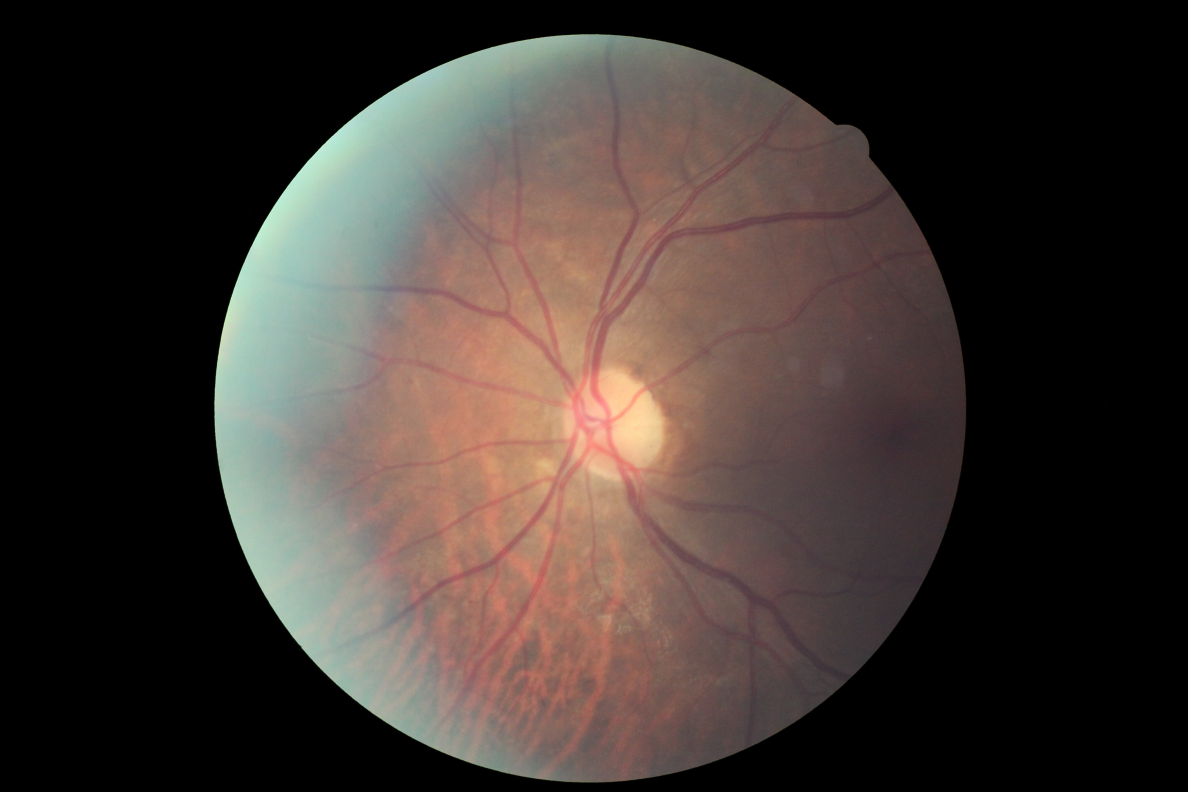
#> input picture MODEL_1_SVM/1.jpeg, 4752 x 3168 px (shown at 1/4 size); its folder holds only this picture in this run
$ python -i messidor_bv.py   (imports and definitions only)   (older library calls are emulated)
#> lines starting #> are read from the running program, lines starting #| are printed output that depends on the picture; after the words box and inside, x2 and y2 are one past the last pixel; in counts of white or black regions, pixels touching at a corner belong together
#> further down, picture is the input picture: shape (3168, 4752, 3); mean B, G, R 49.9, 54.6, 64.1
import cv2
import numpy as np
import os
import csv

# [7 lines left out: function maskWhiteCounter, not called in this run]


def extract_bv(image):
	dim = (800,700)
	fundus = cv2.resize(image, dim, interpolation = cv2.INTER_AREA)
	b,green_fundus,r = cv2.split(fundus)
	clahe = cv2.createCLAHE(clipLimit=2.0, tileGridSize=(8,8))
	contrast_enhanced_green_fundus = clahe.apply(green_fundus)

	# applying alternate sequential filtering (3 times closing opening)
	r1 = cv2.morphologyEx(contrast_enhanced_green_fundus, cv2.MORPH_OPEN, cv2.getStructuringElement(cv2.MORPH_ELLIPSE,(5,5)), iterations = 1)
	R1 = cv2.morphologyEx(r1, cv2.MORPH_CLOSE, cv2.getStructuringElement(cv2.MORPH_ELLIPSE,(5,5)), iterations = 1)
	r2 = cv2.morphologyEx(R1, cv2.MORPH_OPEN, cv2.getStructuringElement(cv2.MORPH_ELLIPSE,(11,11)), iterations = 1)
	R2 = cv2.morphologyEx(r2, cv2.MORPH_CLOSE, cv2.getStructuringElement(cv2.MORPH_ELLIPSE,(11,11)), iterations = 1)
	r3 = cv2.morphologyEx(R2, cv2.MORPH_OPEN, cv2.getStructuringElement(cv2.MORPH_ELLIPSE,(23,23)), iterations = 1)
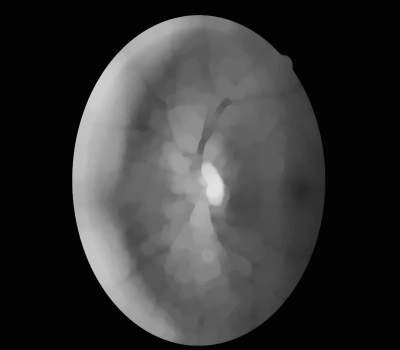
#> r3: shape (700, 800) (shown at 1/2 size); min 2, max 225, mean 54
	R3 = cv2.morphologyEx(r3, cv2.MORPH_CLOSE, cv2.getStructuringElement(cv2.MORPH_ELLIPSE,(23,23)), iterations = 1)
	f4 = cv2.subtract(R3,contrast_enhanced_green_fundus)
	f5 = clahe.apply(f4)

	# removing very small contours through area parameter noise removal
	ret,f6 = cv2.threshold(f5,15,255,cv2.THRESH_BINARY)
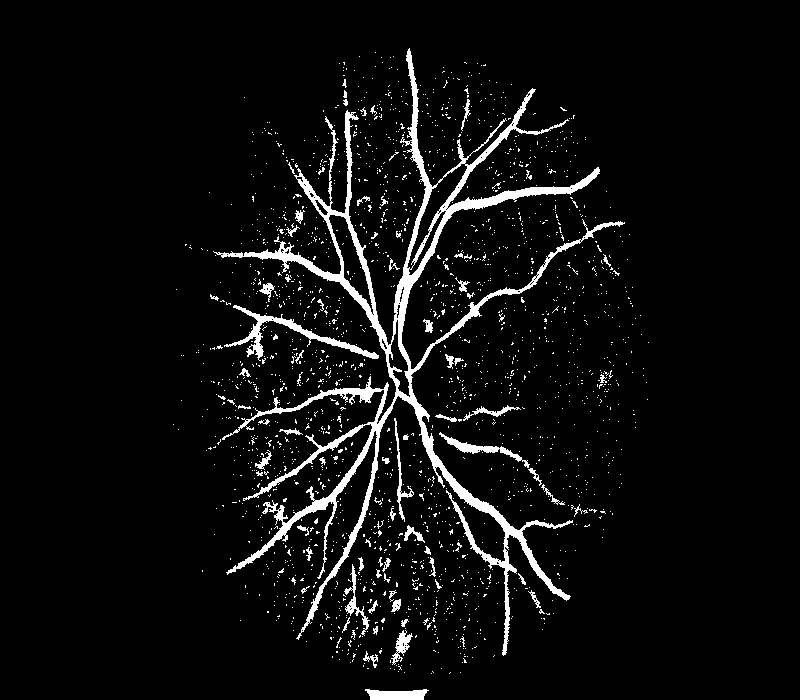
#> f6: shape (700, 800); 5.3% white; 1986 white regions (1909 under 20 px)
	mask = np.ones(f5.shape[:2], dtype="uint8") * 255
	im2, contours, hierarchy = cv2.findContours(f6.copy(),cv2.RETR_LIST,cv2.CHAIN_APPROX_SIMPLE)
#> contours = 2173 contours, 2127 with area under 20; largest, box (x1, y1, x2, y2) and area: (213, 48, 625, 656) 19092, (328, 214, 374, 315) 1491, (406, 163, 468, 270) 1346, (224, 305, 379, 361) 1040, (388, 319, 411, 398) 710
	for cnt in contours:
		if cv2.contourArea(cnt) <= 200:
			cv2.drawContours(mask, [cnt], -1, 0, -1)
#> this loop made 2173 passes
#> cnt on passes 2 to 4: [[431, 673]], [[460, 672]], [[450, 672], [449, 673]]
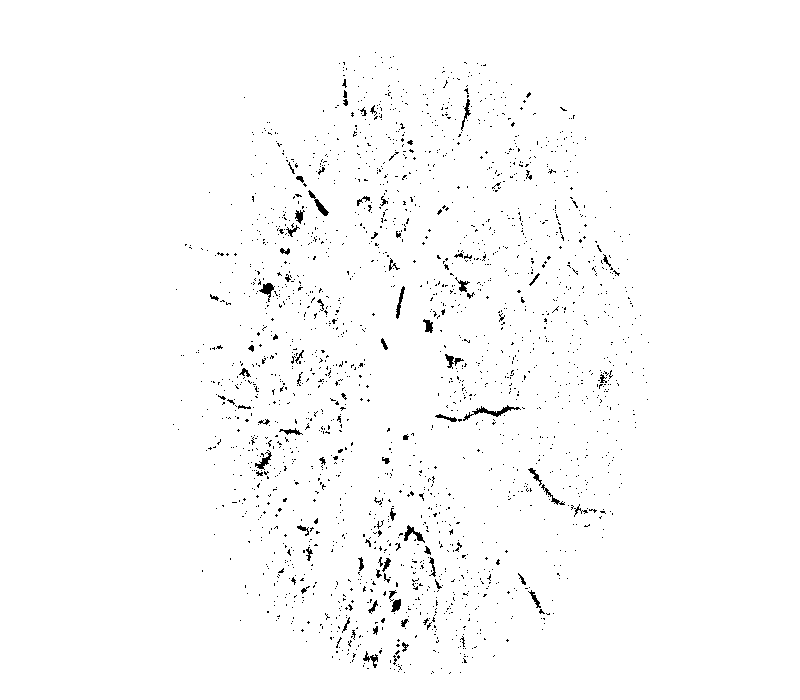
#> mask: shape (700, 800); 98.4% white; black in thin lines or dots, all inside (x1, y1, x2, y2) = (173, 52, 649, 674)
	im = cv2.bitwise_and(f5, f5, mask=mask)
	ret,fin = cv2.threshold(im,15,255,cv2.THRESH_BINARY_INV)
#> fin: shape (700, 800); 96.2% white; 57 black regions (42 under 20 px), largest, box (x1, y1, x2, y2) and area: (226, 48, 600, 656) 17177, (224, 305, 379, 361) 1215, (365, 689, 429, 700) 545
	newfin = cv2.erode(fin, cv2.getStructuringElement(cv2.MORPH_ELLIPSE,(3,3)), iterations=1)
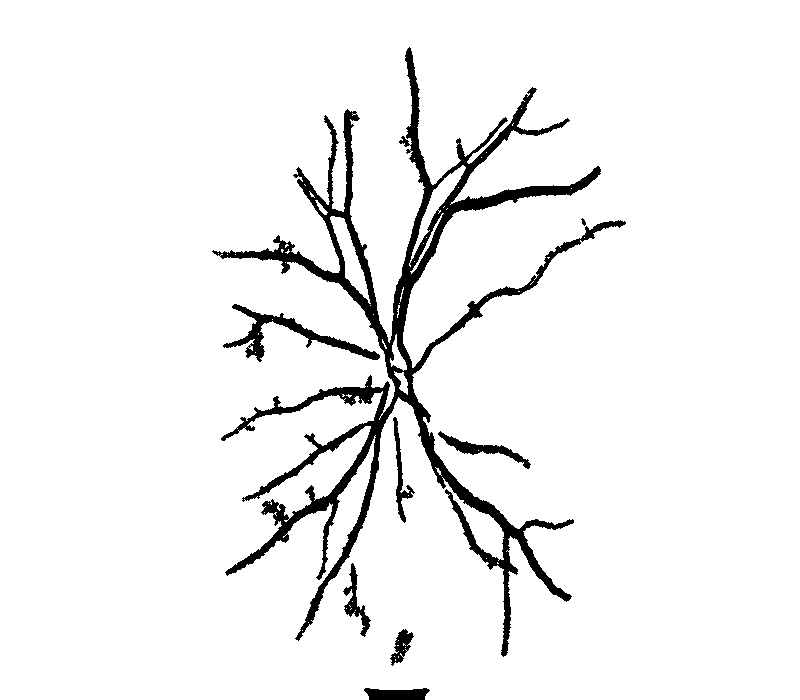
#> newfin: shape (700, 800); 94.5% white; 8 black regions, largest, box (x1, y1, x2, y2) and area: (212, 47, 626, 657) 25824, (223, 304, 380, 362) 1779, (438, 431, 531, 469) 760


	# removing blobs of microaneurysm & unwanted bigger chunks taking in consideration they are not straight lines like blood
	#vessels and also in an interval of area
	fundus_eroded = cv2.bitwise_not(newfin)
#> fundus_eroded: shape (700, 800); 5.5% white; 8 white regions
	xmask = np.ones(fundus.shape[:2], dtype="uint8") * 255
	x1, xcontours, xhierarchy = cv2.findContours(fundus_eroded.copy(),cv2.RETR_LIST,cv2.CHAIN_APPROX_SIMPLE)
#> xcontours = 149 contours, 132 with area under 20; largest, box (x1, y1, x2, y2) and area: (212, 47, 626, 657) 25845, (223, 304, 380, 362) 1563, (329, 215, 372, 305) 1266, (409, 164, 467, 264) 1096, (438, 431, 531, 469) 662; xhierarchy = 149 rows, first 6: [1, -1, -1, -1], [2, 0, -1, -1], [3, 1, -1, -1], [4, 2, -1, -1], [5, 3, -1, -1], [6, 4, -1, -1]
	for cnt in xcontours:
		shape = "unidentified"
		peri = cv2.arcLength(cnt, True)
		approx = cv2.approxPolyDP(cnt, 0.04 * peri, False)
		if len(approx) > 4 and cv2.contourArea(cnt) <= 3000 and cv2.contourArea(cnt) >= 100:
			shape = "circle"
		else:
			shape = "veins"
		if(shape=="circle"):
			cv2.drawContours(xmask, [cnt], -1, 0, -1)
#> this loop made 149 passes
#> (shape, peri, approx) on passes 3, 5, 7, 8, 9, 10: ('veins', 5.66, [[401, 656], [402, 655], [403, 656], [402, 657]]), ('veins', 5.66, [[393, 656], [394, 655], [395, 656], [394, 657]]), ('veins', 5.66, [[397, 651], [398, 650], [399, 651], [398, 652]]), ('veins', 5.66, [[405, 650], [406, 649], [407, 650], [406, 651]]), ('veins', 5.66, [[402, 650], [403, 649], [404, 650], [403, 651]]), ('veins', 5.66, [[404, 649], [405, 648], [406, 649], [405, 650]])
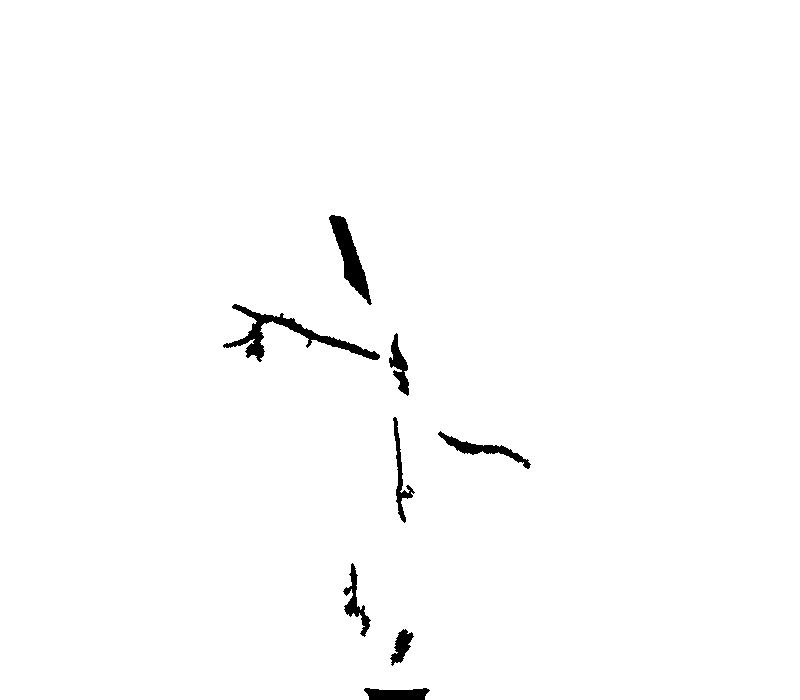
#> xmask: shape (700, 800); 98.8% white; 8 black regions, largest, box (x1, y1, x2, y2) and area: (223, 304, 380, 362) 1798, (329, 215, 372, 305) 1364, (438, 431, 531, 469) 761

	finimage = cv2.bitwise_and(fundus_eroded,fundus_eroded,mask=xmask)
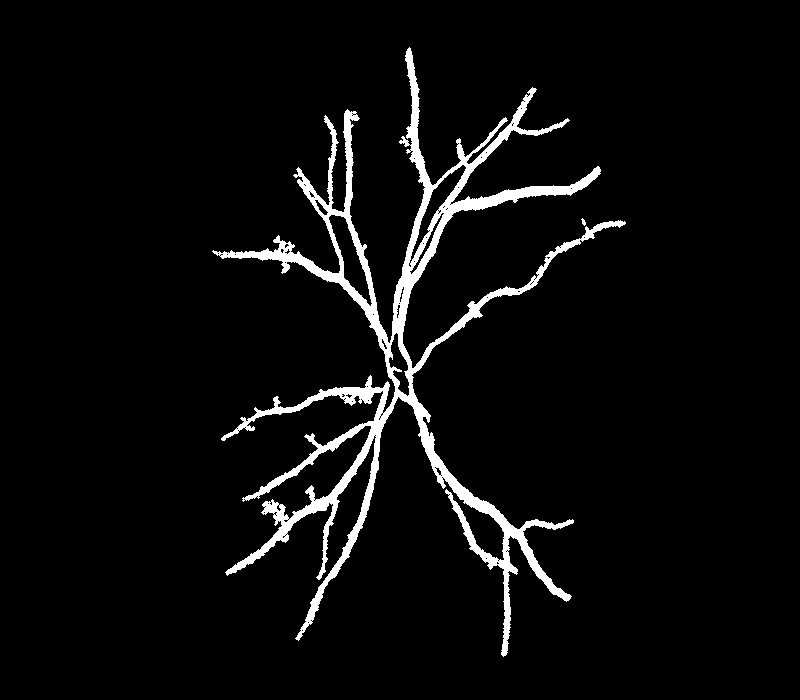
#> finimage: shape (700, 800); 4.6% white; 2 white regions, box (x1, y1, x2, y2) and area: (212, 47, 626, 657) 25479, (581, 218, 586, 226) 22
	blood_vessels = cv2.bitwise_not(finimage)
	return blood_vessels


# [11 lines left out: function write2csv, not called in this run]


# [36 lines not run here, left out]


>>> import cv2
>>> picture = cv2.imread('../../1.jpeg')
>>> result = extract_bv(picture)

$ run again, on MODEL_1_SVM/10.jpeg
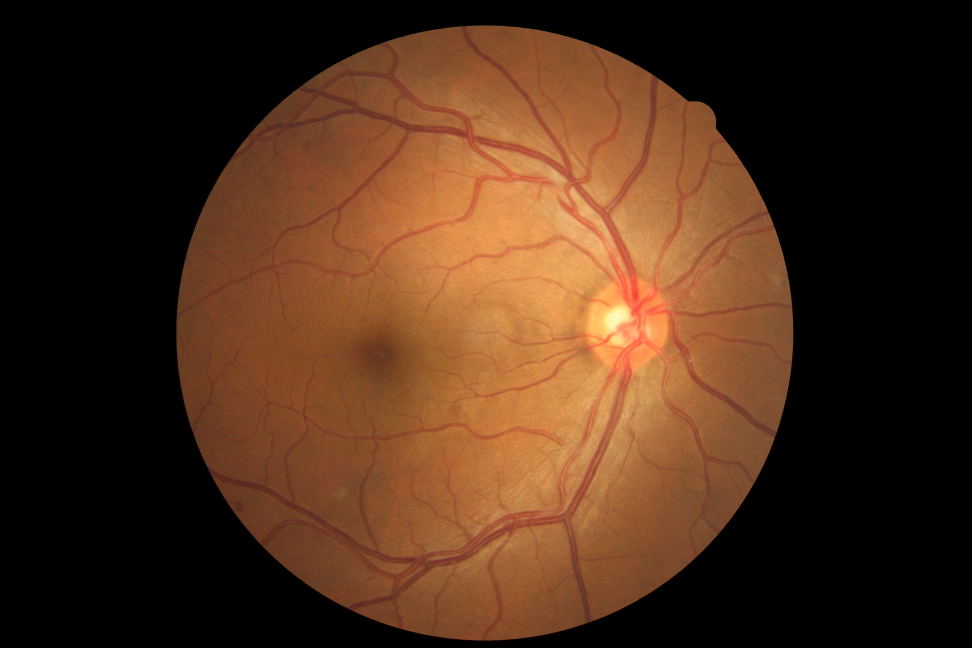
#> input picture MODEL_1_SVM/10.jpeg, 3888 x 2592 px (shown at 1/4 size)
#> picture is the input picture: shape (2592, 3888, 3); mean B, G, R 25.5, 45.4, 75.1
#> in extract_bv, `ret,f6 = cv2.threshold(f5,15,255,cv2.THRESH_BINARY)`:
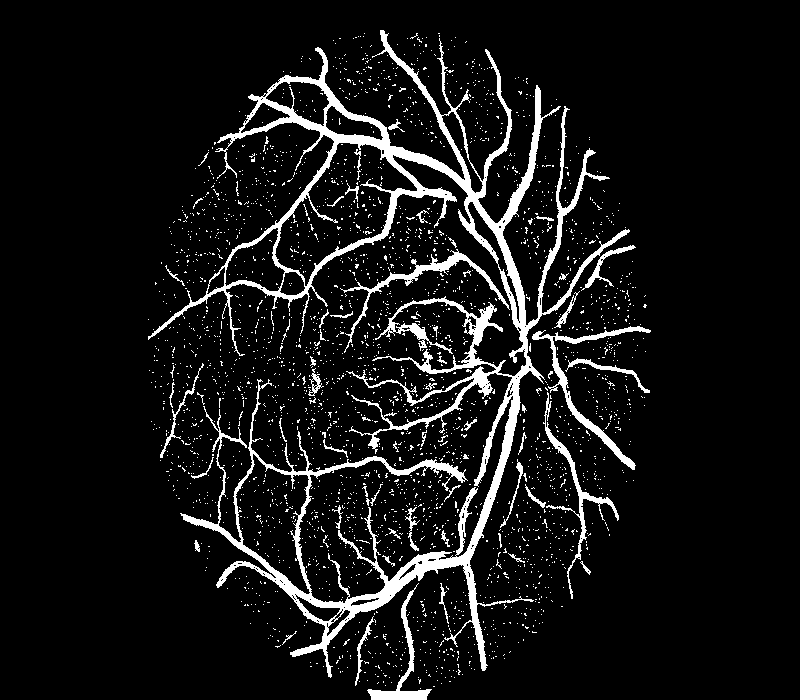
#> f6: shape (700, 800); 8.1% white; 2773 white regions (2713 under 20 px)
#> contours = 2955 contours, 2903 with area under 20; largest, box (x1, y1, x2, y2) and area: (148, 30, 630, 678) 48694, (274, 142, 418, 287) 9590, (235, 453, 311, 595) 5913, (224, 227, 286, 292) 2142, (265, 81, 330, 127) 1679
#> the loop in extract_bv, `for cnt in contours:` made 2955 passes
#> cnt on passes 1 to 3: [[420, 688]], [[433, 686], [434, 686]], [[385, 685]]
#> fin: shape (700, 800); 93.7% white; 31 black regions (20 under 20 px), largest, box (x1, y1, x2, y2) and area: (148, 30, 630, 678) 29072, (532, 326, 651, 470) 1529, (340, 249, 510, 353) 1285
#> newfin: shape (700, 800); 90.8% white; 2 black regions, box (x1, y1, x2, y2) and area: (147, 29, 637, 700) 46989, (531, 325, 652, 600) 4530
#> fundus_eroded: shape (700, 800); 9.2% white; 2 white regions
#> xcontours = 179 contours, 151 with area under 20; largest, box (x1, y1, x2, y2) and area: (147, 29, 637, 700) 90432, (298, 373, 512, 602) 21934, (275, 143, 417, 285) 8998, (236, 455, 310, 594) 5474, (531, 325, 652, 600) 3858; xhierarchy = 179 rows, first 6: [1, -1, -1, -1], [2, 0, -1, -1], [3, 1, -1, -1], [4, 2, -1, -1], [5, 3, -1, -1], [6, 4, -1, -1]
#> the loop in extract_bv, `for cnt in xcontours:` made 179 passes
#> (shape, peri, approx) on passes 1, 2, 3, 4, 5, 7: ('veins', 5.66, [[317, 621], [318, 620], [319, 621], [318, 622]]), ('veins', 5.66, [[316, 620], [317, 619], [318, 620], [317, 621]]), ('veins', 5.66, [[347, 618], [348, 617], [349, 618], [348, 619]]), ('veins', 5.66, [[335, 614], [336, 613], [337, 614], [336, 615]]), ('veins', 5.66, [[304, 612], [305, 611], [306, 612], [305, 613]]), ('veins', 5.66, [[343, 607], [344, 606], [345, 607], [344, 608]])
#> in extract_bv, `finimage = cv2.bitwise_and(fundus_eroded,fundus_eroded,mask=xmask)`:
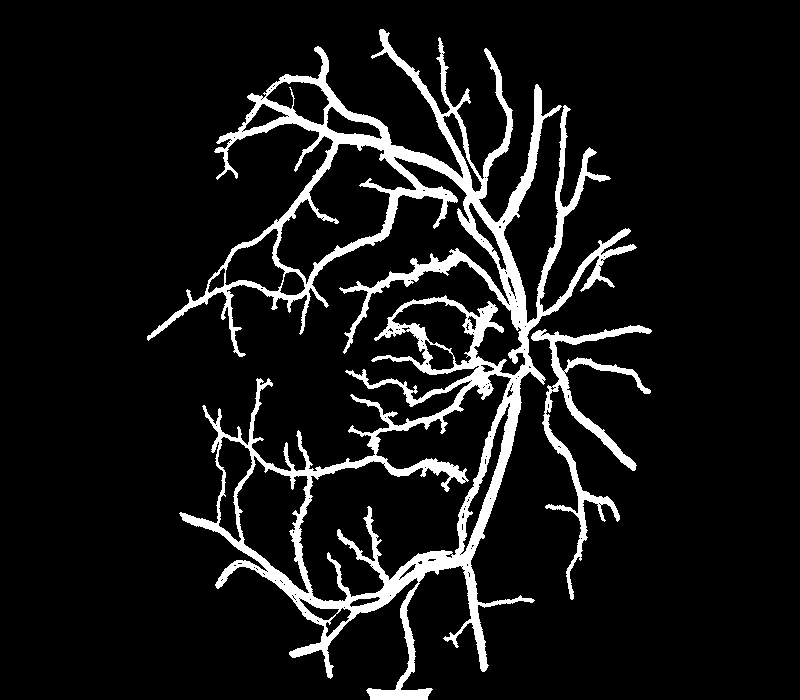
#> finimage: shape (700, 800); 9% white; 2 white regions, box (x1, y1, x2, y2) and area: (147, 29, 637, 700) 45786, (531, 325, 652, 600) 4530
